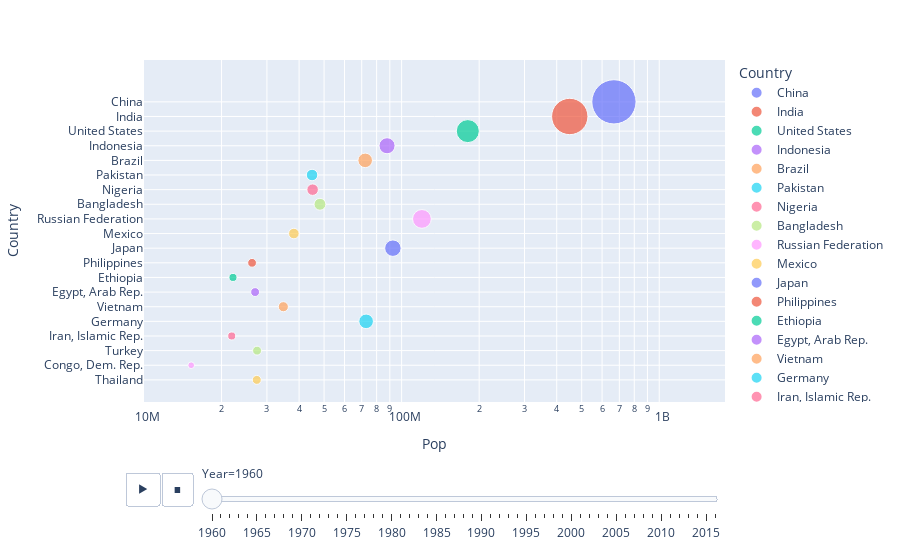

Notebook source saved alongside this figure:
### Code cell
px.scatter(df0, 
           y ="Country", range_y=["CHN","MEX"],
           x ="Pop", range_x=[10000000,1800000000],log_x= True, 
           
           animation_frame="Year", animation_group="Country",
           size="Pop", size_max=45,
           color="Country",   hover_name="Country"
           
           
            )

### Figure 1 — Plotly figure (JSON) as saved in the notebook; plotly's stock layout.template omitted (floating-point values rounded to 4 significant figures)
{"data": [{"hovertemplate": "<b>%{hovertext}</b><br><br>Country=%{y}<br>Year=1960<br>Pop=%{marker.size}<extra></extra>", "hovertext": ["China"], "ids": ["China"], "legendgroup": "China", "marker": {"color": "#636efa", "size": [667070000], "sizemode": "area", "sizeref": 680800.0, "symbol": "circle"}, "mode": "markers", "name": "China", "orientation": "h", "showlegend": true, "type": "scatter", "x": [667070000], "xaxis": "x", "y": ["China"], "yaxis": "y"}, {"hovertemplate": "<b>%{hovertext}</b><br><br>Country=%{y}<br>Year=1960<br>Pop=%{marker.size}<extra></extra>", "hovertext": ["India"], "ids": ["India"], "legendgroup": "India", "marker": {"color": "#EF553B", "size": [449480608], "sizemode": "area", "sizeref": 680800.0, "symbol": "circle"}, "mode": "markers", "name": "India", "orientation": "h", "showlegend": true, "type": "scatter", "x": [449480608], "xaxis": "x", "y": ["India"], "yaxis": "y"}, {"hovertemplate": "<b>%{hovertext}</b><br><br>Country=%{y}<br>Year=1960<br>Pop=%{marker.size}<extra></extra>", "hovertext": ["United States"], "ids": ["United States"], "legendgroup": "United States", "marker": {"color": "#00cc96", "size": [180671000], "sizemode": "area", "sizeref": 680800.0, "symbol": "circle"}, "mode": "markers", "name": "United States", "orientation": "h", "showlegend": true, "type": "scatter", "x": [180671000], "xaxis": "x", "y": ["United States"], "yaxis": "y"}, {"hovertemplate": "<b>%{hovertext}</b><br><br>Country=%{y}<br>Year=1960<br>Pop=%{marker.size}<extra></extra>", "hovertext": ["Indonesia"], "ids": ["Indonesia"], "legendgroup": "Indonesia", "marker": {"color": "#ab63fa", "size": [87792515], "sizemode": "area", "sizeref": 680800.0, "symbol": "circle"}, "mode": "markers", "name": "Indonesia", "orientation": "h", "showlegend": true, "type": "scatter", "x": [87792515], "xaxis": "x", "y": ["Indonesia"], "yaxis": "y"}, {"hovertemplate": "<b>%{hovertext}</b><br><br>Country=%{y}<br>Year=1960<br>Pop=%{marker.size}<extra></extra>", "hovertext": ["Brazil"], "ids": ["Brazil"], "legendgroup": "Brazil", "marker": {"color": "#FFA15A", "size": [72207554], "sizemode": "area", "sizeref": 680800.0, "symbol": "circle"}, "mode": "markers", "name": "Brazil", "orientation": "h", "showlegend": true, "type": "scatter", "x": [72207554], "xaxis": "x", "y": ["Brazil"], "yaxis": "y"}, {"hovertemplate": "<b>%{hovertext}</b><br><br>Country=%{y}<br>Year=1960<br>Pop=%{marker.size}<extra></extra>", "hovertext": ["Pakistan"], "ids": ["Pakistan"], "legendgroup": "Pakistan", "marker": {"color": "#19d3f3", "size": [44908293], "sizemode": "area", "sizeref": 680800.0, "symbol": "circle"}, "mode": "markers", "name": "Pakistan", "orientation": "h", "showlegend": true, "type": "scatter", "x": [44908293], "xaxis": "x", "y": ["Pakistan"], "yaxis": "y"}, {"hovertemplate": "<b>%{hovertext}</b><br><br>Country=%{y}<br>Year=1960<br>Pop=%{marker.size}<extra></extra>", "hovertext": ["Nigeria"], "ids": ["Nigeria"], "legendgroup": "Nigeria", "marker": {"color": "#FF6692", "size": [45137812], "sizemode": "area", "sizeref": 680800.0, "symbol": "circle"}, "mode": "markers", "name": "Nigeria", "orientation": "h", "showlegend": true, "type": "scatter", "x": [45137812], "xaxis": "x", "y": ["Nigeria"], "yaxis": "y"}, {"hovertemplate": "<b>%{hovertext}</b><br><br>Country=%{y}<br>Year=1960<br>Pop=%{marker.size}<extra></extra>", "hovertext": ["Bangladesh"], "ids": ["Bangladesh"], "legendgroup": "Bangladesh", "marker": {"color": "#B6E880", "size": [48199747], "sizemode": "area", "sizeref": 680800.0, "symbol": "circle"}, "mode": "markers", "name": "Bangladesh", "orientation": "h", "showlegend": true, "type": "scatter", "x": [48199747], "xaxis": "x", "y": ["Bangladesh"], "yaxis": "y"}, {"hovertemplate": "<b>%{hovertext}</b><br><br>Country=%{y}<br>Year=1960<br>Pop=%{marker.size}<extra></extra>", "hovertext": ["Russian Federation"], "ids": ["Russian Federation"], "legendgroup": "Russian Federation", "marker": {"color": "#FF97FF", "size": [119897000], "sizemode": "area", "sizeref": 680800.0, "symbol": "circle"}, "mode": "markers", "name": "Russian Federation", "orientation": "h", "showlegend": true, "type": "scatter", "x": [119897000], "xaxis": "x", "y": ["Russian Federation"], "yaxis": "y"}, {"hovertemplate": "<b>%{hovertext}</b><br><br>Country=%{y}<br>Year=1960<br>Pop=%{marker.size}<extra></extra>", "hovertext": ["Mexico"], "ids": ["Mexico"], "legendgroup": "Mexico", "marker": {"color": "#FECB52", "size": [38174112], "sizemode": "area", "sizeref": 680800.0, "symbol": "circle"}, "mode": "markers", "name": "Mexico", "orientation": "h", "showlegend": true, "type": "scatter", "x": [38174112], "xaxis": "x", "y": ["Mexico"], "yaxis": "y"}, {"hovertemplate": "<b>%{hovertext}</b><br><br>Country=%{y}<br>Year=1960<br>Pop=%{marker.size}<extra></extra>", "hovertext": ["Japan"], "ids": ["Japan"], "legendgroup": "Japan", "marker": {"color": "#636efa", "size": [92500572], "sizemode": "area", "sizeref": 680800.0, "symbol": "circle"}, "mode": "markers", "name": "Japan", "orientation": "h", "showlegend": true, "type": "scatter", "x": [92500572], "xaxis": "x", "y": ["Japan"], "yaxis": "y"}, {"hovertemplate": "<b>%{hovertext}</b><br><br>Country=%{y}<br>Year=1960<br>Pop=%{marker.size}<extra></extra>", "hovertext": ["Philippines"], "ids": ["Philippines"], "legendgroup": "Philippines", "marker": {"color": "#EF553B", "size": [26273025], "sizemode": "area", "sizeref": 680800.0, "symbol": "circle"}, "mode": "markers", "name": "Philippines", "orientation": "h", "showlegend": true, "type": "scatter", "x": [26273025], "xaxis": "x", "y": ["Philippines"], "yaxis": "y"}, {"hovertemplate": "<b>%{hovertext}</b><br><br>Country=%{y}<br>Year=1960<br>Pop=%{marker.size}<extra></extra>", "hovertext": ["Ethiopia"], "ids": ["Ethiopia"], "legendgroup": "Ethiopia", "marker": {"color": "#00cc96", "size": [22151278], "sizemode": "area", "sizeref": 680800.0, "symbol": "circle"}, "mode": "markers", "name": "Ethiopia", "orientation": "h", "showlegend": true, "type": "scatter", "x": [22151278], "xaxis": "x", "y": ["Ethiopia"], "yaxis": "y"}, {"hovertemplate": "<b>%{hovertext}</b><br><br>Country=%{y}<br>Year=1960<br>Pop=%{marker.size}<extra></extra>", "hovertext": ["Egypt, Arab Rep."], "ids": ["Egypt, Arab Rep."], "legendgroup": "Egypt, Arab Rep.", "marker": {"color": "#ab63fa", "size": [26996533], "sizemode": "area", "sizeref": 680800.0, "symbol": "circle"}, "mode": "markers", "name": "Egypt, Arab Rep.", "orientation": "h", "showlegend": true, "type": "scatter", "x": [26996533], "xaxis": "x", "y": ["Egypt, Arab Rep."], "yaxis": "y"}, {"hovertemplate": "<b>%{hovertext}</b><br><br>Country=%{y}<br>Year=1960<br>Pop=%{marker.size}<extra></extra>", "hovertext": ["Vietnam"], "ids": ["Vietnam"], "legendgroup": "Vietnam", "marker": {"color": "#FFA15A", "size": [34743000], "sizemode": "area", "sizeref": 680800.0, "symbol": "circle"}, "mode": "markers", "name": "Vietnam", "orientation": "h", "showlegend": true, "type": "scatter", "x": [34743000], "xaxis": "x", "y": ["Vietnam"], "yaxis": "y"}, {"hovertemplate": "<b>%{hovertext}</b><br><br>Country=%{y}<br>Year=1960<br>Pop=%{marker.size}<extra></extra>", "hovertext": ["Germany"], "ids": ["Germany"], "legendgroup": "Germany", "marker": {"color": "#19d3f3", "size": [72814900], "sizemode": "area", "sizeref": 680800.0, "symbol": "circle"}, "mode": "markers", "name": "Germany", "orientation": "h", "showlegend": true, "type": "scatter", "x": [72814900], "xaxis": "x", "y": ["Germany"], "yaxis": "y"}, {"hovertemplate": "<b>%{hovertext}</b><br><br>Country=%{y}<br>Year=1960<br>Pop=%{marker.size}<extra></extra>", "hovertext": ["Iran, Islamic Rep."], "ids": ["Iran, Islamic Rep."], "legendgroup": "Iran, Islamic Rep.", "marker": {"color": "#FF6692", "size": [21906903], "sizemode": "area", "sizeref": 680800.0, "symbol": "circle"}, "mode": "markers", "name": "Iran, Islamic Rep.", "orientation": "h", "showlegend": true, "type": "scatter", "x": [21906903], "xaxis": "x", "y": ["Iran, Islamic Rep."], "yaxis": "y"}, {"hovertemplate": "<b>%{hovertext}</b><br><br>Country=%{y}<br>Year=1960<br>Pop=%{marker.size}<extra></extra>", "hovertext": ["Turkey"], "ids": ["Turkey"], "legendgroup": "Turkey", "marker": {"color": "#B6E880", "size": [27472331], "sizemode": "area", "sizeref": 680800.0, "symbol": "circle"}, "mode": "markers", "name": "Turkey", "orientation": "h", "showlegend": true, "type": "scatter", "x": [27472331], "xaxis": "x", "y": ["Turkey"], "yaxis": "y"}, {"hovertemplate": "<b>%{hovertext}</b><br><br>Country=%{y}<br>Year=1960<br>Pop=%{marker.size}<extra></extra>", "hovertext": ["Congo, Dem. Rep."], "ids": ["Congo, Dem. Rep."], "legendgroup": "Congo, Dem. Rep.", "marker": {"color": "#FF97FF", "size": [15248251], "sizemode": "area", "sizeref": 680800.0, "symbol": "circle"}, "mode": "markers", "name": "Congo, Dem. Rep.", "orientation": "h", "showlegend": true, "type": "scatter", "x": [15248251], "xaxis": "x", "y": ["Congo, Dem. Rep."], "yaxis": "y"}, {"hovertemplate": "<b>%{hovertext}</b><br><br>Country=%{y}<br>Year=1960<br>Pop=%{marker.size}<extra></extra>", "hovertext": ["Thailand"], "ids": ["Thailand"], "legendgroup": "Thailand", "marker": {"color": "#FECB52", "size": [27397175], "sizemode": "area", "sizeref": 680800.0, "symbol": "circle"}, "mode": "markers", "name": "Thailand", "orientation": "h", "showlegend": true, "type": "scatter", "x": [27397175], "xaxis": "x", "y": ["Thailand"], "yaxis": "y"}], "layout": {"legend": {"itemsizing": "constant", "title": {"text": "Country"}, "tracegroupgap": 0}, "margin": {"t": 60}, "sliders": [{"active": 0, "currentvalue": {"prefix": "Year="}, "len": 0.9, "pad": {"b": 10, "t": 60}, "steps": [{"args": [["1960"], {"frame": {"duration": 0, "redraw": false}, "fromcurrent": true, "mode": "immediate", "transition": {"duration": 0, "easing": "linear"}}], "label": "1960", "method": "animate"}, {"args": [["1961"], {"frame": {"duration": 0, "redraw": false}, "fromcurrent": true, "mode": "immediate", "transition": {"duration": 0, "easing": "linear"}}], "label": "1961", "method": "animate"}, {"args": [["1962"], {"frame": {"duration": 0, "redraw": false}, "fromcurrent": true, "mode": "immediate", "transition": {"duration": 0, "easing": "linear"}}], "label": "1962", "method": "animate"}, {"args": [["1963"], {"frame": {"duration": 0, "redraw": false}, "fromcurrent": true, "mode": "immediate", "transition": {"duration": 0, "easing": "linear"}}], "label": "1963", "method": "animate"}, {"args": [["1964"], {"frame": {"duration": 0, "redraw": false}, "fromcurrent": true, "mode": "immediate", "transition": {"duration": 0, "easing": "linear"}}], "label": "1964", "method": "animate"}, {"args": [["1965"], {"frame": {"duration": 0, "redraw": false}, "fromcurrent": true, "mode": "immediate", "transition": {"duration": 0, "easing": "linear"}}], "label": "1965", "method": "animate"}, {"args": [["1966"], {"frame": {"duration": 0, "redraw": false}, "fromcurrent": true, "mode": "immediate", "transition": {"duration": 0, "easing": "linear"}}], "label": "1966", "method": "animate"}, {"args": [["1967"], {"frame": {"duration": 0, "redraw": false}, "fromcurrent": true, "mode": "immediate", "transition": {"duration": 0, "easing": "linear"}}], "label": "1967", "method": "animate"}, {"args": [["1968"], {"frame": {"duration": 0, "redraw": false}, "fromcurrent": true, "mode": "immediate", "transition": {"duration": 0, "easing": "linear"}}], "label": "1968", "method": "animate"}, {"args": [["1969"], {"frame": {"duration": 0, "redraw": false}, "fromcurrent": true, "mode": "immediate", "transition": {"duration": 0, "easing": "linear"}}], "label": "1969", "method": "animate"}, {"args": [["1970"], {"frame": {"duration": 0, "redraw": false}, "fromcurrent": true, "mode": "immediate", "transition": {"duration": 0, "easing": "linear"}}], "label": "1970", "method": "animate"}, {"args": [["1971"], {"frame": {"duration": 0, "redraw": false}, "fromcurrent": true, "mode": "immediate", "transition": {"duration": 0, "easing": "linear"}}], "label": "1971", "method": "animate"}, {"args": [["1972"], {"frame": {"duration": 0, "redraw": false}, "fromcurrent": true, "mode": "immediate", "transition": {"duration": 0, "easing": "linear"}}], "label": "1972", "method": "animate"}, {"args": [["1973"], {"frame": {"duration": 0, "redraw": false}, "fromcurrent": true, "mode": "immediate", "transition": {"duration": 0, "easing": "linear"}}], "label": "1973", "method": "animate"}, {"args": [["1974"], {"frame": {"duration": 0, "redraw": false}, "fromcurrent": true, "mode": "immediate", "transition": {"duration": 0, "easing": "linear"}}], "label": "1974", "method": "animate"}, {"args": [["1975"], {"frame": {"duration": 0, "redraw": false}, "fromcurrent": true, "mode": "immediate", "transition": {"duration": 0, "easing": "linear"}}], "label": "1975", "method": "animate"}, {"args": [["1976"], {"frame": {"duration": 0, "redraw": false}, "fromcurrent": true, "mode": "immediate", "transition": {"duration": 0, "easing": "linear"}}], "label": "1976", "method": "animate"}, {"args": [["1977"], {"frame": {"duration": 0, "redraw": false}, "fromcurrent": true, "mode": "immediate", "transition": {"duration": 0, "easing": "linear"}}], "label": "1977", "method": "animate"}, {"args": [["1978"], {"frame": {"duration": 0, "redraw": false}, "fromcurrent": true, "mode": "immediate", "transition": {"duration": 0, "easing": "linear"}}], "label": "1978", "method": "animate"}, {"args": [["1979"], {"frame": {"duration": 0, "redraw": false}, "fromcurrent": true, "mode": "immediate", "transition": {"duration": 0, "easing": "linear"}}], "label": "1979", "method": "animate"}, {"args": [["1980"], {"frame": {"duration": 0, "redraw": false}, "fromcurrent": true, "mode": "immediate", "transition": {"duration": 0, "easing": "linear"}}], "label": "1980", "method": "animate"}, {"args": [["1981"], {"frame": {"duration": 0, "redraw": false}, "fromcurrent": true, "mode": "immediate", "transition": {"duration": 0, "easing": "linear"}}], "label": "1981", "method": "animate"}, {"args": [["1982"], {"frame": {"duration": 0, "redraw": false}, "fromcurrent": true, "mode": "immediate", "transition": {"duration": 0, "easing": "linear"}}], "label": "1982", "method": "animate"}, {"args": [["1983"], {"frame": {"duration": 0, "redraw": false}, "fromcurrent": true, "mode": "immediate", "transition": {"duration": 0, "easing": "linear"}}], "label": "1983", "method": "animate"}, {"args": [["1984"], {"frame": {"duration": 0, "redraw": false}, "fromcurrent": true, "mode": "immediate", "transition": {"duration": 0, "easing": "linear"}}], "label": "1984", "method": "animate"}, {"args": [["1985"], {"frame": {"duration": 0, "redraw": false}, "fromcurrent": true, "mode": "immediate", "transition": {"duration": 0, "easing": "linear"}}], "label": "1985", "method": "animate"}, {"args": [["1986"], {"frame": {"duration": 0, "redraw": false}, "fromcurrent": true, "mode": "immediate", "transition": {"duration": 0, "easing": "linear"}}], "label": "1986", "method": "animate"}, {"args": [["1987"], {"frame": {"duration": 0, "redraw": false}, "fromcurrent": true, "mode": "immediate", "transition": {"duration": 0, "easing": "linear"}}], "label": "1987", "method": "animate"}, {"args": [["1988"], {"frame": {"duration": 0, "redraw": false}, "fromcurrent": true, "mode": "immediate", "transition": {"duration": 0, "easing": "linear"}}], "label": "1988", "method": "animate"}, {"args": [["1989"], {"frame": {"duration": 0, "redraw": false}, "fromcurrent": true, "mode": "immediate", "transition": {"duration": 0, "easing": "linear"}}], "label": "1989", "method": "animate"}, {"args": [["1990"], {"frame": {"duration": 0, "redraw": false}, "fromcurrent": true, "mode": "immediate", "transition": {"duration": 0, "easing": "linear"}}], "label": "1990", "method": "animate"}, {"args": [["1991"], {"frame": {"duration": 0, "redraw": false}, "fromcurrent": true, "mode": "immediate", "transition": {"duration": 0, "easing": "linear"}}], "label": "1991", "method": "animate"}, {"args": [["1992"], {"frame": {"duration": 0, "redraw": false}, "fromcurrent": true, "mode": "immediate", "transition": {"duration": 0, "easing": "linear"}}], "label": "1992", "method": "animate"}, {"args": [["1993"], {"frame": {"duration": 0, "redraw": false}, "fromcurrent": true, "mode": "immediate", "transition": {"duration": 0, "easing": "linear"}}], "label": "1993", "method": "animate"}, {"args": [["1994"], {"frame": {"duration": 0, "redraw": false}, "fromcurrent": true, "mode": "immediate", "transition": {"duration": 0, "easing": "linear"}}], "label": "1994", "method": "animate"}, {"args": [["1995"], {"frame": {"duration": 0, "redraw": false}, "fromcurrent": true, "mode": "immediate", "transition": {"duration": 0, "easing": "linear"}}], "label": "1995", "method": "animate"}, {"args": [["1996"], {"frame": {"duration": 0, "redraw": false}, "fromcurrent": true, "mode": "immediate", "transition": {"duration": 0, "easing": "linear"}}], "label": "1996", "method": "animate"}, {"args": [["1997"], {"frame": {"duration": 0, "redraw": false}, "fromcurrent": true, "mode": "immediate", "transition": {"duration": 0, "easing": "linear"}}], "label": "1997", "method": "animate"}, {"args": [["1998"], {"frame": {"duration": 0, "redraw": false}, "fromcurrent": true, "mode": "immediate", "transition": {"duration": 0, "easing": "linear"}}], "label": "1998", "method": "animate"}, {"args": [["1999"], {"frame": {"duration": 0, "redraw": false}, "fromcurrent": true, "mode": "immediate", "transition": {"duration": 0, "easing": "linear"}}], "label": "1999", "method": "animate"}, {"args": [["2000"], {"frame": {"duration": 0, "redraw": false}, "fromcurrent": true, "mode": "immediate", "transition": {"duration": 0, "easing": "linear"}}], "label": "2000", "method": "animate"}, {"args": [["2001"], {"frame": {"duration": 0, "redraw": false}, "fromcurrent": true, "mode": "immediate", "transition": {"duration": 0, "easing": "linear"}}], "label": "2001", "method": "animate"}, {"args": [["2002"], {"frame": {"duration": 0, "redraw": false}, "fromcurrent": true, "mode": "immediate", "transition": {"duration": 0, "easing": "linear"}}], "label": "2002", "method": "animate"}, {"args": [["2003"], {"frame": {"duration": 0, "redraw": false}, "fromcurrent": true, "mode": "immediate", "transition": {"duration": 0, "easing": "linear"}}], "label": "2003", "method": "animate"}, {"args": [["2004"], {"frame": {"duration": 0, "redraw": false}, "fromcurrent": true, "mode": "immediate", "transition": {"duration": 0, "easing": "linear"}}], "label": "2004", "method": "animate"}, {"args": [["2005"], {"frame": {"duration": 0, "redraw": false}, "fromcurrent": true, "mode": "immediate", "transition": {"duration": 0, "easing": "linear"}}], "label": "2005", "method": "animate"}, {"args": [["2006"], {"frame": {"duration": 0, "redraw": false}, "fromcurrent": true, "mode": "immediate", "transition": {"duration": 0, "easing": "linear"}}], "label": "2006", "method": "animate"}, {"args": [["2007"], {"frame": {"duration": 0, "redraw": false}, "fromcurrent": true, "mode": "immediate", "transition": {"duration": 0, "easing": "linear"}}], "label": "2007", "method": "animate"}, {"args": [["2008"], {"frame": {"duration": 0, "redraw": false}, "fromcurrent": true, "mode": "immediate", "transition": {"duration": 0, "easing": "linear"}}], "label": "2008", "method": "animate"}, {"args": [["2009"], {"frame": {"duration": 0, "redraw": false}, "fromcurrent": true, "mode": "immediate", "transition": {"duration": 0, "easing": "linear"}}], "label": "2009", "method": "animate"}, {"args": [["2010"], {"frame": {"duration": 0, "redraw": false}, "fromcurrent": true, "mode": "immediate", "transition": {"duration": 0, "easing": "linear"}}], "label": "2010", "method": "animate"}, {"args": [["2011"], {"frame": {"duration": 0, "redraw": false}, "fromcurrent": true, "mode": "immediate", "transition": {"duration": 0, "easing": "linear"}}], "label": "2011", "method": "animate"}, {"args": [["2012"], {"frame": {"duration": 0, "redraw": false}, "fromcurrent": true, "mode": "immediate", "transition": {"duration": 0, "easing": "linear"}}], "label": "2012", "method": "animate"}, {"args": [["2013"], {"frame": {"duration": 0, "redraw": false}, "fromcurrent": true, "mode": "immediate", "transition": {"duration": 0, "easing": "linear"}}], "label": "2013", "method": "animate"}, {"args": [["2014"], {"frame": {"duration": 0, "redraw": false}, "fromcurrent": true, "mode": "immediate", "transition": {"duration": 0, "easing": "linear"}}], "label": "2014", "method": "animate"}, {"args": [["2015"], {"frame": {"duration": 0, "redraw": false}, "fromcurrent": true, "mode": "immediate", "transition": {"duration": 0, "easing": "linear"}}], "label": "2015", "method": "animate"}, {"args": [["2016"], {"frame": {"duration": 0, "redraw": false}, "fromcurrent": true, "mode": "immediate", "transition": {"duration": 0, "easing": "linear"}}], "label": "2016", "method": "animate"}], "x": 0.1, "xanchor": "left", "y": 0, "yanchor": "top"}], "updatemenus": [{"buttons": [{"args": [null, {"frame": {"duration": 500, "redraw": false}, "fromcurrent": true, "mode": "immediate", "transition": {"duration": 500, "easing": "linear"}}], "label": "&#9654;", "method": "animate"}, {"args": [[null], {"frame": {"duration": 0, "redraw": false}, "fromcurrent": true, "mode": "immediate", "transition": {"duration": 0, "easing": "linear"}}], "label": "&#9724;", "method": "animate"}], "direction": "left", "pad": {"r": 10, "t": 70}, "showactive": false, "type": "buttons", "x": 0.1, "xanchor": "right", "y": 0, "yanchor": "top"}], "xaxis": {"anchor": "y", "domain": [0, 1], "range": [7, 9.255], "title": {"text": "Pop"}, "type": "log"}, "yaxis": {"anchor": "x", "categoryarray": ["Thailand", "Congo, Dem. Rep.", "Turkey", "Iran, Islamic Rep.", "Germany", "Vietnam", "Egypt, Arab Rep.", "Ethiopia", "Philippines", "Japan", "Mexico", "Russian Federation", "Bangladesh", "Nigeria", "Pakistan", "Brazil", "Indonesia", "United States", "India", "China"], "categoryorder": "array", "domain": [0, 1], "range": ["CHN", "MEX"], "title": {"text": "Country"}}}}
